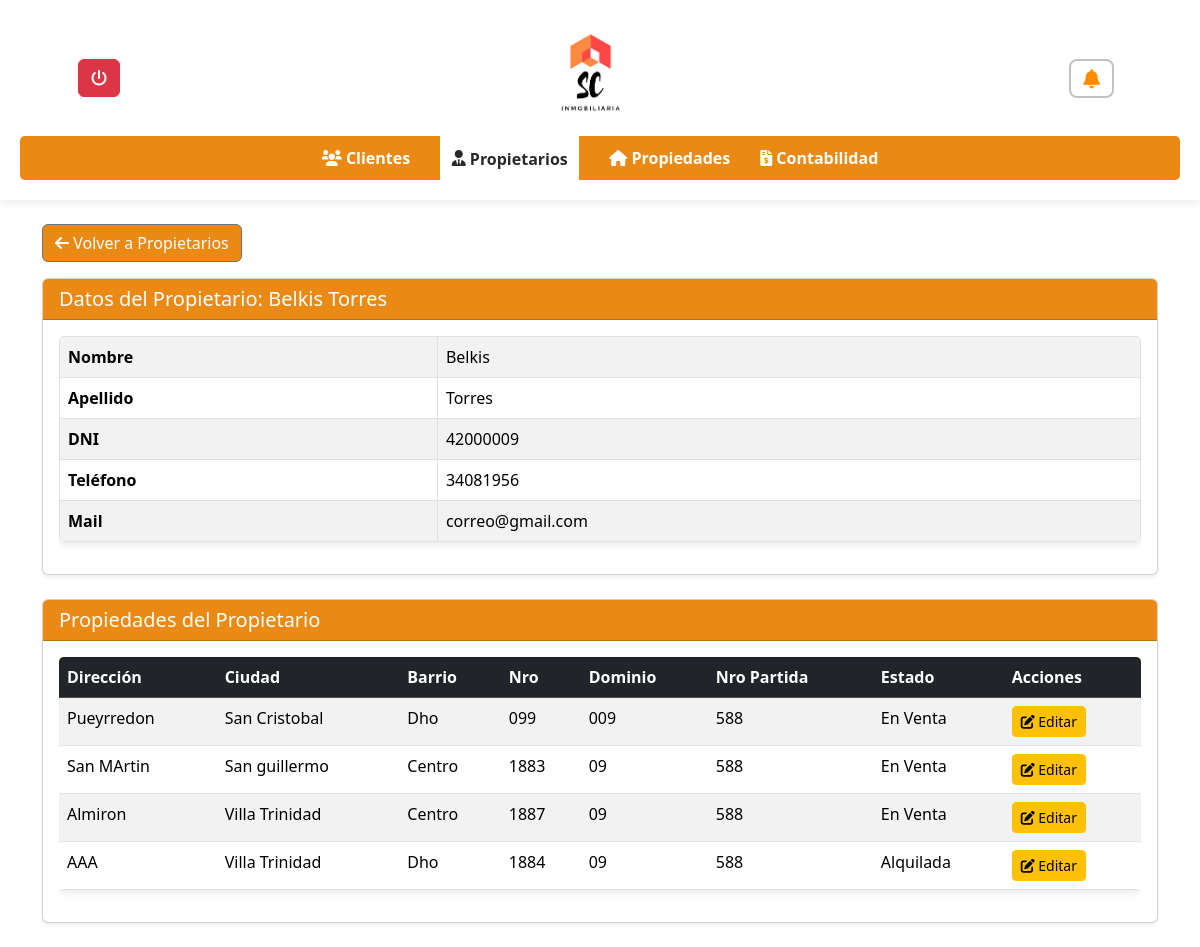
Page /inmobiliaria/propietarios_ver_propiedades.php?id=12 on the committed database.
### tables this page shows
CREATE TABLE `clientes` (
  `ClienteID` int(11) NOT NULL,
  `Fecha` date NOT NULL,
  `Nombre` varchar(50) NOT NULL,
  `Apellido` varchar(50) NOT NULL,
  `Direccion` varchar(100) NOT NULL,
  `DNI` varchar(20) NOT NULL,
  `DireccionPersonal` varchar(100) DEFAULT NULL,
  `Telefono` varchar(20) DEFAULT NULL,
  `Mail` varchar(100) DEFAULT NULL,
  `estado` enum('activo','inactivo') DEFAULT 'activo'
);

CREATE TABLE `propiedades` (
  `PropiedadID` int(11) NOT NULL,
  `Fecha` date NOT NULL,
  `Barrio` varchar(100) NOT NULL,
  `Ciudad` varchar(100) NOT NULL,
  `Direccion` varchar(100) NOT NULL,
  `Nro` varchar(20) DEFAULT NULL,
  `Dominio` varchar(50) DEFAULT NULL,
  `NroPartida` varchar(50) DEFAULT NULL,
  `Estado` enum('Alquilada','En Venta') NOT NULL,
  `ClienteID` int(11) DEFAULT NULL
);

### inmobiliaria/propietarios_ver_propiedades.php (the view, shortened to what this page needs)
<?php
include_once 'conexion.php';
?>
<!DOCTYPE html>
<html lang="es">
<head>
    <link rel="stylesheet" href="https://cdnjs.cloudflare.com/ajax/libs/font-awesome/6.0.0/css/all.min.css">
    <link rel="stylesheet" href="styles.css">
    <link rel="stylesheet" href="notificacion.css">
    <link href="https://cdn.jsdelivr.net/npm/bootstrap@5.3.3/dist/css/bootstrap.min.css" rel="stylesheet">
    </head>
<body>
    <header>
        <div class="header-content">
           <div class="dropdown">
               <a href="../login/logout.php" class="btn btn-danger" title="Cerrar Sesión">
                <i class="fas fa-power-off"></i>
            </a>
            </div>
            <img src="../login/img_login/descarga.png" alt="Logo Inmobiliaria" class="logo">
            <div>
                <div class="notification-wrapper position-relative">
                <button class="notification-button-option1" aria-label="Notificaciones pendientes" id="btnNotificaciones">
                 <i class="fas fa-bell"></i>
                </button>
                </div>
            </div>
        </div>
        <nav>
            <ul>
                <li><a href="clientes.php"><i class="fas fa-users"></i> Clientes</a></li>
                <li><a href="propietarios.php" class="active"><i class="fas fa-user-tie"></i> Propietarios</a></li>
                <li><a href="propiedades.php"><i class="fas fa-home"></i> Propiedades</a></li>
                <li><a href="contabilidad.php"><i class="fas fa-file-invoice-dollar"></i> Contabilidad</a></li>
            </ul>
        </nav>
    </header>
    <main class="container mt-4">
        <div class="mb-3">
            <a href="propietarios.php" class="btn btn-secondary" style="background: rgba(233, 128, 0, 0.92);"><i class="fas fa-arrow-left"></i> Volver a Propietarios</a>
        </div>
        <?php
        try {
            if (isset($_GET['id']) && is_numeric($_GET['id'])) {
                $propietarioID = (int)$_GET['id'];
                $sql_propietario = "SELECT Nombre, Apellido, DNI, Telefono, Mail FROM clientes WHERE ClienteID = ?";
                $stmt_propietario = $conn->prepare($sql_propietario);
                $stmt_propietario->bind_param("i", $propietarioID);
                $stmt_propietario->execute();
                $result_propietario = $stmt_propietario->get_result();
                if ($result_propietario->num_rows > 0) {
                    $fila_propietario = $result_propietario->fetch_assoc();
                    ?>
                    <div class="card shadow-sm mb-4">
                        <div class="card-header text-white" style="background-color:rgba(233, 128, 0, 0.92);">
                            <h2 class="h5 mb-0">Datos del Propietario: <?php echo htmlspecialchars($fila_propietario['Nombre'] . ' ' . $fila_propietario['Apellido']); ?></h2>
                        </div>
                        <div class="card-body">
                            <div class="table-responsive">
                                <table class="table table-bordered table-striped">
                                    <tbody>
                                        <tr><th>Nombre</th><td><?php echo htmlspecialchars($fila_propietario['Nombre']); ?></td></tr>
                                        <tr><th>Apellido</th><td><?php echo htmlspecialchars($fila_propietario['Apellido']); ?></td></tr>
                                        <tr><th>DNI</th><td><?php echo htmlspecialchars($fila_propietario['DNI']); ?></td></tr>
                                        <tr><th>Teléfono</th><td><?php echo htmlspecialchars($fila_propietario['Telefono']); ?></td></tr>
                                        <tr><th>Mail</th><td><?php echo htmlspecialchars($fila_propietario['Mail']); ?></td></tr>
                                    </tbody>
                                </table>
                            </div>
                        </div>
                    </div>
                    <?php
                } else {
                    echo '<div class="alert bg-warning" role="alert">No se encontraron datos del propietario.</div>';
                }
                $sql_propiedades = "SELECT PropiedadID, Direccion, Ciudad, Barrio, Nro, Dominio, NroPartida, Estado
                                        FROM propiedades
                                        WHERE ClienteID = ?";
                $stmt_propiedades = $conn->prepare($sql_propiedades);
                $stmt_propiedades->bind_param("i", $propietarioID);
                $stmt_propiedades->execute();
                $result_propiedades = $stmt_propiedades->get_result();
                if ($result_propiedades->num_rows > 0) {
                    ?>
                    <div class="card shadow-sm mb-4">
                        <div class="card-header text-white" style="background-color:rgba(233, 128, 0, 0.92);">
                            <h2 class="h5 mb-0">Propiedades del Propietario</h2>
                        </div>
                        <div class="card-body">
                            <div class="table-responsive">
                                <table id="propiedadesPropietarioTable" class="table table-striped table-hover">
                                    <thead class="table-dark">
                                        <tr>
                                            <th>Dirección</th>
                                            <th>Ciudad</th>
                                            <th>Barrio</th>
                                            <th>Nro</th>
                                            <th>Dominio</th>
                                            <th>Nro Partida</th>
                                            <th>Estado</th>
                                            <th>Acciones</th>
                                        </tr>
                                    </thead>
                                    <tbody>
                                        <?php while ($fila_propiedad = $result_propiedades->fetch_assoc()) { ?>
                                            <tr>
                                                <td><?php echo htmlspecialchars($fila_propiedad['Direccion']); ?></td>
                                                <td><?php echo htmlspecialchars($fila_propiedad['Ciudad']); ?></td>
                                                <td><?php echo htmlspecialchars($fila_propiedad['Barrio']); ?></td>
                                                <td><?php echo htmlspecialchars($fila_propiedad['Nro']); ?></td>
                                                <td><?php echo htmlspecialchars($fila_propiedad['Dominio']); ?></td>
                                                <td><?php echo htmlspecialchars($fila_propiedad['NroPartida']); ?></td>
                                                <td><?php echo htmlspecialchars($fila_propiedad['Estado']); ?></td>
                                                <td>
                                                    <button type="button" class="btn btn-warning btn-sm editar-propiedad"
                                                            data-bs-toggle="modal"
                                                            data-bs-target="#exampleModal"
                                                            data-id="<?php echo htmlspecialchars($fila_propiedad['PropiedadID']); ?>"
                                                            data-direccion="<?php echo htmlspecialchars($fila_propiedad['Direccion']); ?>"
                                                            data-ciudad="<?php echo htmlspecialchars($fila_propiedad['Ciudad']); ?>"
                                                            data-barrio="<?php echo htmlspecialchars($fila_propiedad['Barrio']); ?>"
                                                            data-nro="<?php echo htmlspecialchars($fila_propiedad['Nro']); ?>"
                                                            data-dominio="<?php echo htmlspecialchars($fila_propiedad['Dominio']); ?>"
                                                            data-nropartida="<?php echo htmlspecialchars($fila_propiedad['NroPartida']); ?>"
                                                            data-estado="<?php echo htmlspecialchars($fila_propiedad['Estado']); ?>">
                                                            <i class="fas fa-edit"></i> Editar
                                                    </button>
                                                </td>
                                            </tr>
                                        <?php } ?>
                                    </tbody>
                                </table>
                            </div>
                        </div>
                    </div>
                    <?php
                } else {
                    echo '<div class="alert alert-info" role="alert">No se encontraron propiedades para este propietario.</div>';
                }
            } else {
                echo '<div class="alert alert-danger" role="alert">Error: El ID del propietario no es válido o no se proporcionó.</div>';
            }
        } catch (Exception $e) {
            echo '<div class="alert alert-danger" role="alert">Ocurrió un error: ' . htmlspecialchars($e->getMessage()) . '</div>';
        } finally {
            if (isset($conn) && $conn) {
                $conn->close();
            }
        }
        ?>
    </main>
</body>
</html>

### inmobiliaria/styles.css (style rules this page uses)
body { font-family: Arial, sans-serif; margin: 0; padding: 0; }
header { background-color: #ffffff; display: flex; flex-direction: column; align-items: center; padding: 20px; box-shadow: 0 2px 10px rgba(0, 0, 0, 0.1); }
.header-content { display: flex; align-items: center; justify-content: space-between; width: 90%; max-width: 1200px; }
.logo { height: 10%; width: 10%; margin-top: 0%; margin-bottom: 12px; align-items: center; }
nav { width: 100%; background-color: rgba(233, 128, 0, 0.92); padding: 10px 0; border-radius: 5px; }
nav ul { list-style: none; display: flex; justify-content: center; padding: 0; margin: 0; }
nav ul li { margin: 0 15px; }
nav ul li a { text-decoration: none; color: white; font-weight: bold; }
nav ul li a.active { background-color: #ffffff; color: rgb(42, 42, 42); padding:11.5px; }
button { cursor: pointer; }
table { width: 90%; max-width: 1200px; margin: auto; background: white; border-collapse: collapse; box-shadow: 0 2px 10px rgba(0, 0, 0, 0.1); border-radius: 5px; overflow: hidden; margin-bottom: 2%; }
thead { background-color: rgba(233, 128, 0, 0.92); color: white; }
th, td { padding: 15px; text-align: left; border-bottom: 1px solid #ddd; }
th { font-weight: bold; }
td button { background: none; border: none; font-size: 18px; cursor: pointer; }
h2 { color: #333; margin-bottom: 25px; }

### inmobiliaria/notificacion.css (style rules this page uses)
:root { --primary-orange: #FF8C00; --darker-orange: #E07B00; --light-gray-bg: #f8f8f8; --white-panel-bg: #ffffff; --shadow-light: rgba(0, 0, 0, 0.08); --notification-red: #dc3545; --text-dark: #333333; }
.notification-wrapper { position: relative; display: inline-flex; align-items: center; justify-content: center; }
.notification-button-option1 { background: none; border: none; cursor: pointer; padding: 8px; transition: transform 0.2s ease; outline: none; }
.notification-button-option1 i { color: var(--primary-orange); font-size: 1.2em; border: 2px solid rgba(51, 51, 51, 0.3); border-radius: 8px; padding: 8px 12px; transition: background-color 0.3s ease, color 0.3s ease, border-color 0.3s ease; }

### rows in the picture
clientes: Nombre+Apellido "Belkis Torres", Nombre "Belkis", Apellido "Torres", DNI "42000009", Telefono "34081956", Mail "correo@gmail.com"
propiedades: Direccion "Pueyrredon", Ciudad "San Cristobal", Barrio "Dho", Nro "099", Dominio "009", NroPartida "588", Estado "En Venta"
propiedades: Direccion "San MArtin", Ciudad "San guillermo", Barrio "Centro", Nro "1883", Dominio "09", NroPartida "588", Estado "En Venta"
propiedades: Direccion "Almiron", Ciudad "Villa Trinidad", Barrio "Centro", Nro "1887", Dominio "09", NroPartida "588", Estado "En Venta"
propiedades: Direccion "AAA", Ciudad "Villa Trinidad", Barrio "Dho", Nro "1884", Dominio "09", NroPartida "588", Estado "Alquilada"
